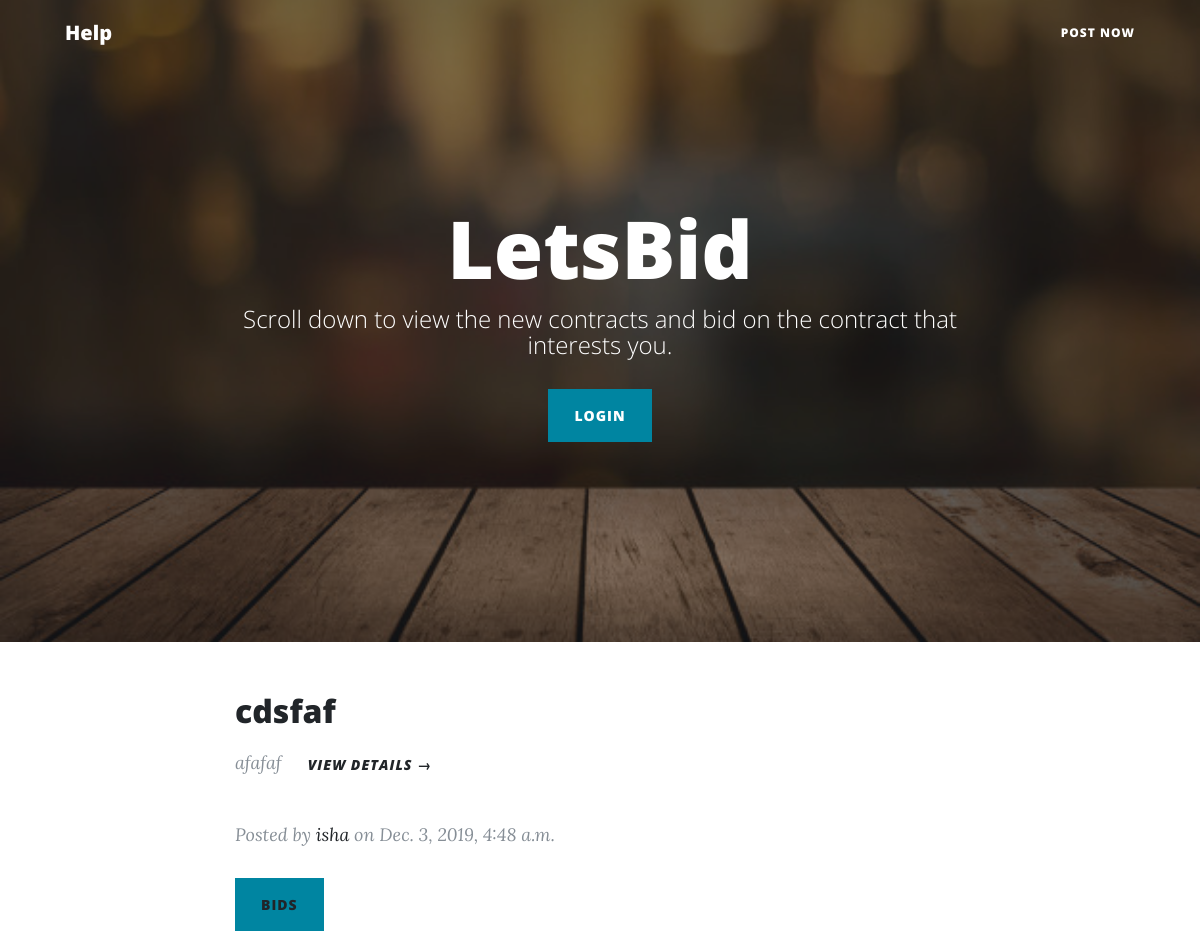
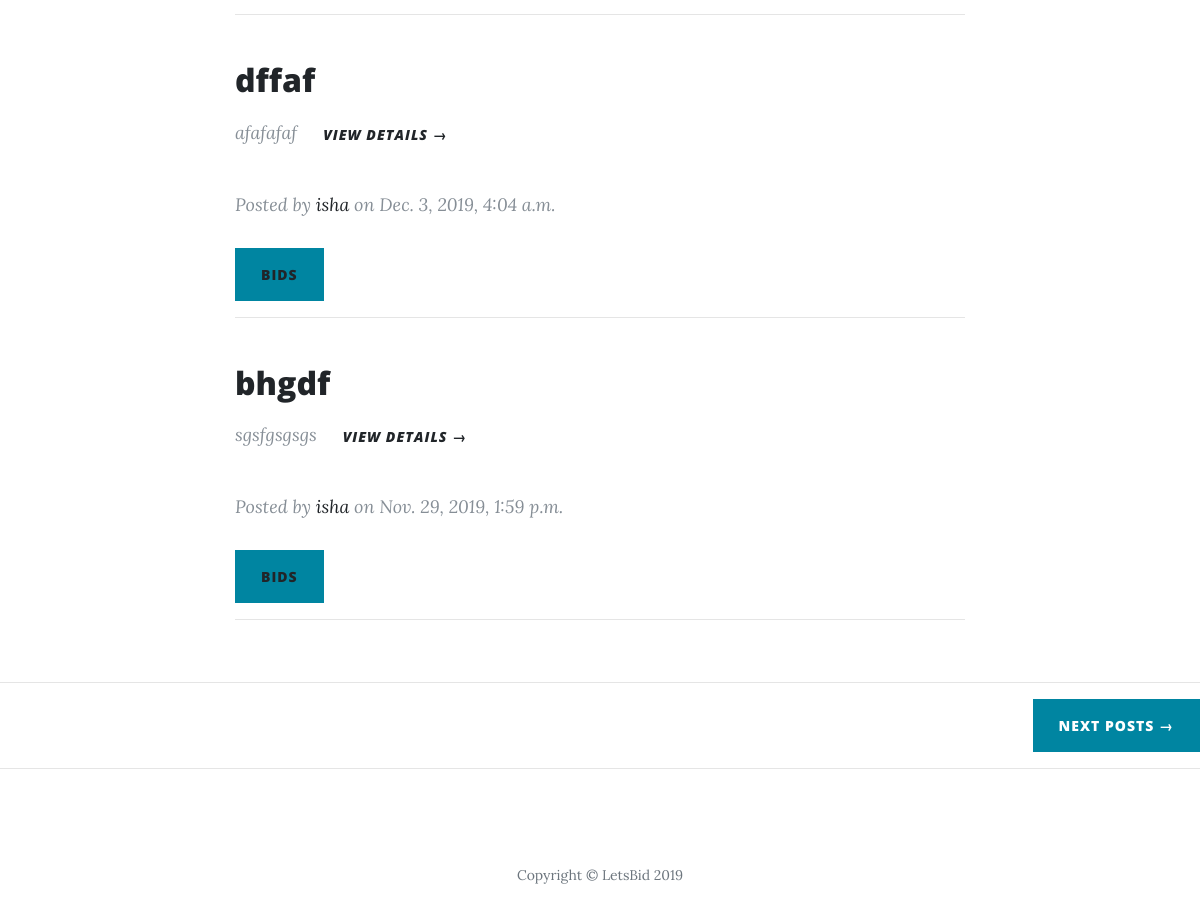
/home/, run on the app's committed database (2 pictures, top to bottom).
### entries/models.py (models this page shows, shortened)
class Contract(models.Model):
    contract_title = models.CharField(max_length=250)
    contract_details = models.TextField()
    contract_price = models.IntegerField()
    contract_date = models.DateTimeField(auto_now_add=True)
    contract_deadline = models.DateTimeField()
    contract_creator = models.ForeignKey(User, on_delete=models.CASCADE)
    contract_image1 = models.ImageField(upload_to='contract_image' , blank=True)
    contract_image2 = models.ImageField(upload_to='contract_image' , blank=True)
    contract_doc = models.FileField(upload_to='documents', blank=True)
    contract_paymentVerification = models.ImageField(upload_to='payment' , blank=True)
    approved_contract = models.BooleanField(default=False)
    class Meta:
        verbose_name_plural = "entries"

### entries/views.py (the view)
# urls.py: path('home/', HomeView1.as_view(), name='home'),
class HomeView1(ListView):
	model = Contract
	template_name = 'entries/base.html'
	context_object_name = "blog_entries"
	ordering = ['-contract_date']
	paginate_by = 3

### templates/entries/base.html (shortened to what this page needs)
{% load static %}
<!DOCTYPE html>
<html lang="en">
<head>
  <link href="{% static 'entries/vendor/bootstrap/css/bootstrap.min.css' %}" rel="stylesheet">
  <link href="{% static 'entries/vendor/fontawesome-free/css/all.min.css' %}" rel="stylesheet" type="text/css">
  <link href="{% static 'entries/css/clean-blog.min.css' %}" rel="stylesheet">
</head>
<body>
  <nav class="navbar navbar-expand-lg navbar-light fixed-top" id="mainNav">
    <div class="container">
      <a class="navbar-brand" href="{% url 'about' %}">Help</a>
      <div class="collapse navbar-collapse" id="navbarResponsive">
        <ul class="navbar-nav ml-auto">
          <li class="nav-item">
            <a class="nav-link" href="{% url 'create_contract' %}">Post now</a>
          </li>
        </ul>
      </div>
    </div>
  </nav>
  <header class="masthead" style="background-image: url({% static 'entries/img/home-bg.jpg' %})">
    <div class="overlay"></div>
    <div class="container">
      <div class="row">
        <div class="col-lg-8 col-md-10 mx-auto">
          <div class="site-heading">
            <h1>LetsBid</h1>
            <span class="subheading">Scroll down to view the new contracts and bid on the contract that interests you.</span>
            <br>
            <a class="btn btn-primary" href="{% url 'login' %}">login</a>
          </div>
        </div>
      </div>
    </div>
  </header>
  {% for contract in blog_entries %}
  <div class="container">
    <div class="row">
      <div class="col-lg-8 col-md-10 mx-auto">
        <div class="post-preview">
            <h2 class="post-title">
              {{ contract.contract_title }}
            </h2>
            <p class="post-meta">
              {{ contract.contract_details|truncatechars:250 }}<a class="btn btn-link" href="{% url 'contract-detail' contract.pk %}">View Details &rarr;</a>
            </p>
            <p class="post-meta">Posted by
            <a href="{% url 'user-details' pk=contract.contract_creator.pk %}">{{ contract.contract_creator }}</a>
            on {{ contract.contract_date }}</p>
            <a class="btn btn-primary" href="{% url 'contract-detail' pk=contract.pk %}">Bids</a>
            <br>
            <hr>
            <br>
        </div>
      </div>
    </div>
  </div>
  {% empty %}
    <h4> No contracts available at the moment </h4>
  {% endfor %}
  <hr>
  {% if is_paginated %}
  <div class="clearfix">
    {% if page_obj.has_next %}
      <a class="btn btn-primary float-right" href="?page={{ page_obj.next_page_number }}">Next Posts &rarr;</a>
    {% endif %}
  </div>
  {% endif %}
  <hr>
  <footer>
    <div class="container">
      <div class="row">
        <div class="col-lg-8 col-md-10 mx-auto">
          <p class="copyright text-muted">Copyright &copy; LetsBid 2019</p>
        </div>
      </div>
    </div>
  </footer>
</body>
</html>

### data on the page
Contract: contract_title "cdsfaf", contract_details "afafaf", contract_creator "isha", contract_date "Dec. 3, 2019, 4:48 a.m."
Contract: contract_title "dffaf", contract_details "afafafaf", contract_creator "isha", contract_date "Dec. 3, 2019, 4:04 a.m."
Contract: contract_title "bhgdf", contract_details "sgsfgsgsgs", contract_creator "isha", contract_date "Nov. 29, 2019, 1:59 p.m."
